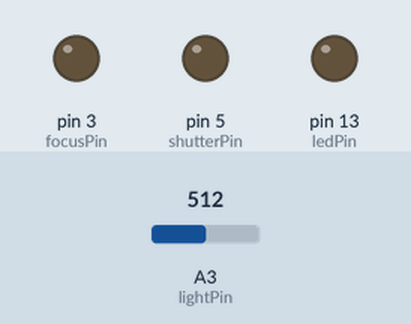
Simulated run of this sketch. Board: Arduino Uno, built with avr-gcc and run on an emulated ATmega328P. On the bench: output pins drawn as LEDs (lit = HIGH). The inputs (shaded band) are chosen by the test bench; at power-on: A3 (lightPin) = 512. The local clock reads 2024-03-15 10:24:30 at power-on unless the sketch sets it; EEPROM starts erased; pins used as bus, display or sensor lines are not drawn; what the sketch prints to the serial monitor is not drawn.

Above: at 0.05 s.
Timing chart, 0 to 3.0 s (numbered marks = the images above):
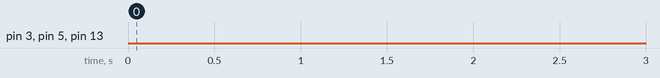

Measured:
- by itself, pin 3 (focusPin): LOW → HIGH at 8.0 s

The sketch:

TimeLapseCameraLightMeasureTest.ino
```cpp
// (licence header left out)
#include <Wire.h>
#include "RTClib.h"
#include <TimeAlarms.h>
#include <Time.h>
#include <EEPROM.h>

RTC_DS1307 RTC;

int cameraCapasity = 200;                   // 3476 at high resolution 6588 at next lower resolution Number of pictures camera can take before running out of memory.
unsigned long countDownTimerSeconds = 3UL;   //  delay in seconds before starting serries of pictures
unsigned long countDownTimerMin = 0UL;       //  delay in minuets before starting serries of pictures
unsigned long countDownTimerHours = 0UL;     //  delay in hours before starting serries of pictures
unsigned long countDownTimer = 0UL;           // Do not edit. This value is recalculated later.
unsigned long frameIntervalSeconds = 2UL;    //time in seconds between images
unsigned long frameIntervalMin = 0UL;        //time in minuets between images
unsigned long frameIntervalHours = 0UL;      //time in hours between images
unsigned long frameInterval = 0UL;            // Do not edit. This value is recalculated later.
int DailySunrise = 0;                        // Set to 1 if you want to take a picture every moprning
int powerOnPin = 2;                          // Reed relay on digital pin 4
int focusPin = 3;                            // Reed relay on digital pin 5
int shutterPin = 5;                          // Reed relay on digital pin 6
int ledPin = 13;                             // LED connected to digital pin 13
int lightPin = A3;  //define a pin for Photo resistor
int lightRecord = 0;
int lightReading = 0;

void setup()
{
  Serial.begin(57600);
  Wire.begin();
  RTC.begin();

   if (! RTC.isrunning()) {
      Serial.println("RTC is NOT running!");
      // following line sets the RTC to the date & time this sketch was compiled
      //RTC.adjust(DateTime(__DATE__, __TIME__));
   }

  pinMode(powerOnPin, OUTPUT);      // Set the powerOn pin as an output
  digitalWrite(powerOnPin, LOW);
  pinMode(focusPin, OUTPUT);      // Set the focus pin as an output
  digitalWrite(focusPin, LOW);
  pinMode(shutterPin, OUTPUT);    // Set the shutter pin as an output
  digitalWrite(shutterPin, LOW);
  pinMode(ledPin, OUTPUT);        // Set the LED pin as an output
  digitalWrite(ledPin, LOW);
}


void loop()
{
  countDownTimer = countDownTimerMin*60000+countDownTimerHours*3600000+countDownTimerSeconds*1000;
  frameInterval = frameIntervalHours*3600000+frameIntervalMin*60000+frameIntervalSeconds*1000;
  DateTime now = RTC.now();

  if (DailySunrise == 0){
      timeDelayTriggeredCamera();}
  else (DailySunrise == 1);{
    Alarm.alarmRepeat(23,51,0,alarmTriggeredCamera);}//When to start taking pictures. Comment out if not in use.
  Serial.println("End of series");
  delay(4000000000);
}


void timeStamp(){
    DateTime now = RTC.now();
    Serial.print(now.year(), DEC);
    Serial.print('/');
    Serial.print(now.month(), DEC);
    Serial.print('/');
    Serial.print(now.day(), DEC);
    Serial.print(' ');
    Serial.print(now.hour(), DEC);
    Serial.print(':');
    Serial.print(now.minute(), DEC);
    Serial.print(':');
    Serial.print(now.second(), DEC);
    Serial.println();
    }


   void Quickinterval(){
      printDelayValues();
      Serial.println("Quickinterval running!");
      digitalWrite(powerOnPin, HIGH);   // Turn on powerOn relay
      delay(500);                       // Wait for camera to boot
      digitalWrite(powerOnPin, LOW);    // Turn off powerOn relay
      delay(4500);     // Wait for camera to boot
      digitalWrite(focusPin, HIGH);   // Focus camera relay
      delay(60);                     // Cannon requires 600 with flash 50 without flash
      for (int i = 0; i < cameraCapasity; i++) {
        digitalWrite(ledPin, HIGH);     // Turn on activity LED
        timeStamp();
        Serial.println(analogRead(lightPin)); //Write the value of the photoresistor to the serial monitor.

        lightReading = analogRead(lightPin);
        lightRecord = map (lightReading, 40, 1023, 0, 255);
        Serial.print("  LightRecord = ");
        Serial.println(lightRecord);
        EEPROM.write(i, lightRecord);


        digitalWrite(shutterPin, HIGH); // Turn on shutter relay
        delay(30);                     // Hold the button for 30 msec
        digitalWrite(shutterPin, LOW);  // Turn off shutter relay
        digitalWrite(ledPin, LOW);      // Turn off activity LED
        delay((1000 * frameIntervalSeconds)-30);    // Wait the required interval before repeating
      }
    digitalWrite(powerOnPin, HIGH);   // to shut off camera
    delay(30);
    digitalWrite(powerOnPin, LOW);   // camera now off
    }


 void longInterval(){
     printDelayValues();
     Serial.println("longInterval running!");
     for (int i = 0; i < cameraCapasity; i++) {
        digitalWrite(powerOnPin, HIGH);   // Turn on powerOn relay
        delay(50);                       // Wait for camera to boot
        digitalWrite(powerOnPin, LOW);    // Turn off powerOn relay
        delay(4500);     // Wait for camera to boot
        digitalWrite(focusPin, HIGH);   // Focus camera relay
        delay(60);                     // Cannon requires 600 with flash 50 without flash
        digitalWrite(ledPin, HIGH);     // Turn on activity LED
        timeStamp();
        Serial.println(analogRead(lightPin)); //Write the value of the photoresistor to the serial monitor.
        digitalWrite(shutterPin, HIGH); // Turn on shutter relay
        delay(30);                     // Hold the button for 20 msec
        digitalWrite(shutterPin, LOW);  // Turn off shutter relay
        delay(20);
        digitalWrite(focusPin, LOW);   // Focus camera relay
        digitalWrite(ledPin, LOW);      // Turn off activity LED
        delay((1000 * frameIntervalSeconds)-70);    // Wait the required interval before repeating
        digitalWrite(powerOnPin, HIGH);   // Turn on powerOn relay
        delay(30);                       // Wait for camera to shut off
        digitalWrite(powerOnPin, LOW);    // Turn off powerOn relay
        delay((1000 * frameIntervalSeconds)-4620);    // Wait the required interval before repeating
    }
 }

 void printDelayValues(){
   Serial.print("countDownTimer = ");
   Serial.print(countDownTimer);
   Serial.println();
   Serial.print("frameInterval = ");
   Serial.print(frameInterval);
   Serial.println();
 }

 void alarmTriggeredCamera(){
      Serial.println("alarmTriggeredCamera running!");
      if (frameInterval<30000){
        Quickinterval();}
      else{
      longInterval();}
 }

 void timeDelayTriggeredCamera(){
         Serial.println("timeDelayTriggeredCamera running!");
    delay(countDownTimer);     // Wait the required interval before starting
      if (frameInterval<30000){
        Quickinterval();}
      else{     longInterval();}
 }
```
